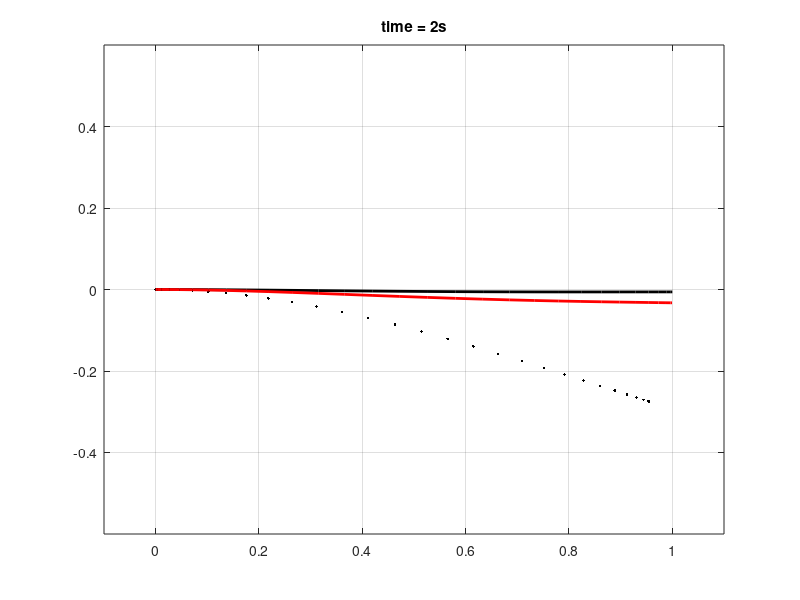

This figure's MATLAB source:
close all


pltConfig.no_gains = true;
pltConfig.twist_v2 = false;
pltConfig.twist    = true;
pltConfig.wrench   = false;
pltConfig.combined = false;






load("data/ground_truth.mat")
load("data/state_estimation_results_no_gains.mat")
load("data/state_estimation_results_twist.mat")
% load("data/state_estimation_results_wrench.mat")
% load("data/state_estimation_results_combined.mat")
% 
% load("data/state_estimation_results_twist_v2.mat")

% state_estimation_results_world = load("data/state_estimation_results_world.mat");
% state_estimation_results_world = state_estimation_results_world.state_estimation_results;


%   Get number of snapshots
N_snapshots = [length(ground_truth.t_stack)];

if(pltConfig.no_gains)
    N_snapshots = [N_snapshots length(state_estimation_results_no_gains.t_stack)];
end

if(pltConfig.twist)
    N_snapshots = [N_snapshots length(state_estimation_results_no_gains.t_stack)];
end

if(pltConfig.wrench)
    N_snapshots = [N_snapshots length(state_estimation_results_no_gains.t_stack)];
end

if(pltConfig.combined)
    N_snapshots = [N_snapshots length(state_estimation_results_no_gains.t_stack)];
end

N_snapshots = min(N_snapshots);

L = ground_truth.Const.L;
it_t = 1;
while it_t <= N_snapshots

    time = ground_truth.t_stack(it_t);

    r_stack_reference = ground_truth.r_stack(:,:, it_t);

    figure(1)
    
    % plot3(r_stack_reference(:,1), r_stack_reference(:,2), r_stack_reference(:,3), 'k', 'LineWidth',2)
    plot(r_stack_reference(:,1), r_stack_reference(:,3), 'k', 'LineWidth',2)
    hold on

    
    if(pltConfig.no_gains)
        r_stack  = state_estimation_results_no_gains.r_stack(:,:, it_t);
        plot( r_stack(:,1),  r_stack(:,3), '.k', 'LineWidth',2)
    end

    if(pltConfig.twist)
        r_stack     = state_estimation_results_twist.r_stack(:,:, it_t);
        plot( r_stack(:,1),  r_stack(:,3), 'r', 'LineWidth',2)
    end

    if(pltConfig.twist_v2)
        r_stack     = state_estimation_results_twist_v2.r_stack(:,:, it_t);
        plot( r_stack(:,1),  r_stack(:,3), 'b', 'LineWidth',2)
    end

    if(pltConfig.wrench)
        r_stack    = state_estimation_results_wrench.r_stack(:,:, it_t);
        plot( r_stack(:,1),  r_stack(:,3), 'g', 'LineWidth',2)
    end

    if(pltConfig.combined)
        r_stack  = state_estimation_results_combined.r_stack(:,:, it_t);
        plot( r_stack(:,1),  r_stack(:,3), 'b', 'LineWidth',2)
    end

   
    grid on
    
    xlim([-0.1*L 1.1*L])
    ylim([-0.6*L 0.6*L])
    %zlim([-0.6*L 0.6*L])

    title(['time = ' num2str(time) 's'])
    %view([1 1 1]);

    drawnow
    hold off

    it_t = it_t+1;

    pause(0.1)
end


